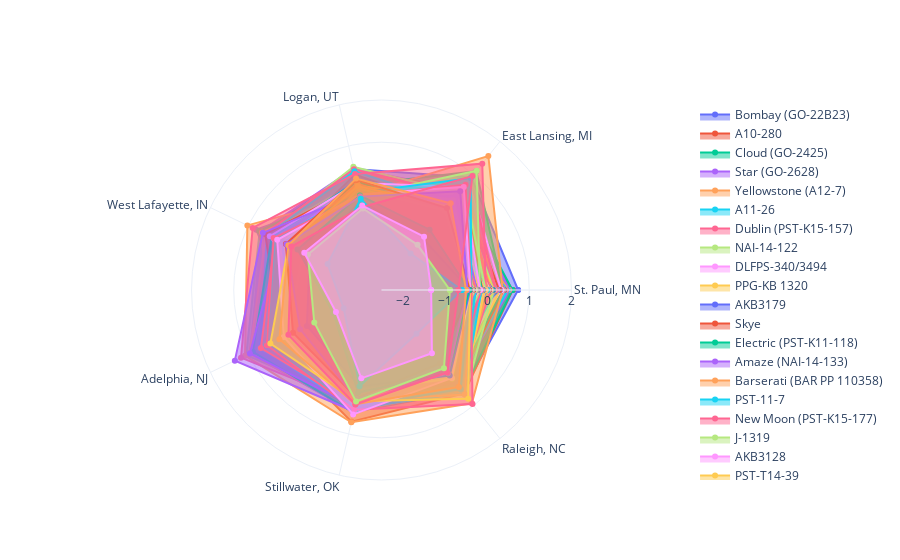

Here is the notebook cell this chart was saved with:
### Code cell
fig = go.Figure()
for entry_name, entry_eff in entry_effects.iterrows(): # 
    fig.add_trace(go.Scatterpolar(
          r=entry_eff.tolist() + entry_eff.tolist()[:1], # repeat the first value to close line
          theta=entry_effects.columns.tolist() + entry_effects.columns.tolist()[:1],
          fill='toself',
          name=entry_name,
          hovertemplate = "score:%{r:.2f}" + f'<br>Entry: {entry_name}<br><extra></extra>'
    ))
    
fig.update_layout(
#   title='Estimated Turf Performance of Cultivars in 2017 NTEP KBG',
  polar=dict(
    angularaxis=dict(
    showgrid=True),
    radialaxis=dict(
        showgrid=True,
        visible=True,
        dtick=1,
        range=[-2.5, 2]
    )),
  showlegend=True
)


fig.show()

### Figure 1 — Plotly figure (JSON) as saved in the notebook; plotly's stock layout.template omitted (floating-point values rounded to 4 significant figures)
{"data": [{"fill": "toself", "hovertemplate": "score:%{r:.2f}<br>Entry: Bombay (GO-22B23)<br><extra></extra>", "name": "Bombay (GO-22B23)", "r": [0.735, 0.9092, 0.4389, 0.6258, 0.9629, 0.4621, 0.5757, 0.735], "theta": ["St. Paul, MN", "East Lansing, MI", "Logan, UT", "West Lafayette, IN", "Adelphia, NJ", "Stillwater, OK", "Raleigh, NC", "St. Paul, MN"], "type": "scatterpolar"}, {"fill": "toself", "hovertemplate": "score:%{r:.2f}<br>Entry: A10-280<br><extra></extra>", "name": "A10-280", "r": [0.6073, 0.2707, -0.2449, 0.3218, 0.3524, 0.6978, 0.6308, 0.6073], "theta": ["St. Paul, MN", "East Lansing, MI", "Logan, UT", "West Lafayette, IN", "Adelphia, NJ", "Stillwater, OK", "Raleigh, NC", "St. Paul, MN"], "type": "scatterpolar"}, {"fill": "toself", "hovertemplate": "score:%{r:.2f}<br>Entry: Cloud (GO-2425)<br><extra></extra>", "name": "Cloud (GO-2425)", "r": [0.5996, 0.4927, 0.4464, 0.6225, 0.7558, 0.4288, 0.5893, 0.5996], "theta": ["St. Paul, MN", "East Lansing, MI", "Logan, UT", "West Lafayette, IN", "Adelphia, NJ", "Stillwater, OK", "Raleigh, NC", "St. Paul, MN"], "type": "scatterpolar"}, {"fill": "toself", "hovertemplate": "score:%{r:.2f}<br>Entry: Star (GO-2628)<br><extra></extra>", "name": "Star (GO-2628)", "r": [0.5247, 0.5288, 0.4507, 0.6875, 0.9137, 0.4819, 0.3433, 0.5247], "theta": ["St. Paul, MN", "East Lansing, MI", "Logan, UT", "West Lafayette, IN", "Adelphia, NJ", "Stillwater, OK", "Raleigh, NC", "St. Paul, MN"], "type": "scatterpolar"}, {"fill": "toself", "hovertemplate": "score:%{r:.2f}<br>Entry: Yellowstone (A12-7)<br><extra></extra>", "name": "Yellowstone (A12-7)", "r": [0.5107, 0.04145, 0.08695, -0.004896, -0.5798, -0.03521, -0.1481, 0.5107], "theta": ["St. Paul, MN", "East Lansing, MI", "Logan, UT", "West Lafayette, IN", "Adelphia, NJ", "Stillwater, OK", "Raleigh, NC", "St. Paul, MN"], "type": "scatterpolar"}, {"fill": "toself", "hovertemplate": "score:%{r:.2f}<br>Entry: A11-26<br><extra></extra>", "name": "A11-26", "r": [0.488, -0.1982, 0.08265, 0.7017, 1.056, 0.2215, 0.3325, 0.488], "theta": ["St. Paul, MN", "East Lansing, MI", "Logan, UT", "West Lafayette, IN", "Adelphia, NJ", "Stillwater, OK", "Raleigh, NC", "St. Paul, MN"], "type": "scatterpolar"}, {"fill": "toself", "hovertemplate": "score:%{r:.2f}<br>Entry: Dublin (PST-K15-157)<br><extra></extra>", "name": "Dublin (PST-K15-157)", "r": [0.4506, -0.07981, -0.03916, -0.3026, -0.7248, -0.09134, -0.4053, 0.4506], "theta": ["St. Paul, MN", "East Lansing, MI", "Logan, UT", "West Lafayette, IN", "Adelphia, NJ", "Stillwater, OK", "Raleigh, NC", "St. Paul, MN"], "type": "scatterpolar"}, {"fill": "toself", "hovertemplate": "score:%{r:.2f}<br>Entry: NAI-14-122<br><extra></extra>", "name": "NAI-14-122", "r": [0.4214, 0.1181, 0.2209, 0.1277, -0.8187, -0.3092, -0.4414, 0.4214], "theta": ["St. Paul, MN", "East Lansing, MI", "Logan, UT", "West Lafayette, IN", "Adelphia, NJ", "Stillwater, OK", "Raleigh, NC", "St. Paul, MN"], "type": "scatterpolar"}, {"fill": "toself", "hovertemplate": "score:%{r:.2f}<br>Entry: DLFPS-340/3494<br><extra></extra>", "name": "DLFPS-340/3494", "r": [0.4182, -0.8614, 0.1014, -1.139, -1.382, 0.06949, 0.189, 0.4182], "theta": ["St. Paul, MN", "East Lansing, MI", "Logan, UT", "West Lafayette, IN", "Adelphia, NJ", "Stillwater, OK", "Raleigh, NC", "St. Paul, MN"], "type": "scatterpolar"}, {"fill": "toself", "hovertemplate": "score:%{r:.2f}<br>Entry: PPG-KB 1320<br><extra></extra>", "name": "PPG-KB 1320", "r": [0.4127, -1.267, -0.1581, -0.9382, -2.138, -1.079, -1.112, 0.4127], "theta": ["St. Paul, MN", "East Lansing, MI", "Logan, UT", "West Lafayette, IN", "Adelphia, NJ", "Stillwater, OK", "Raleigh, NC", "St. Paul, MN"], "type": "scatterpolar"}, {"fill": "toself", "hovertemplate": "score:%{r:.2f}<br>Entry: AKB3179<br><extra></extra>", "name": "AKB3179", "r": [0.4111, 0.6252, -0.1439, 0.7922, -0.2777, -0.005124, -0.5413, 0.4111], "theta": ["St. Paul, MN", "East Lansing, MI", "Logan, UT", "West Lafayette, IN", "Adelphia, NJ", "Stillwater, OK", "Raleigh, NC", "St. Paul, MN"], "type": "scatterpolar"}, {"fill": "toself", "hovertemplate": "score:%{r:.2f}<br>Entry: Skye<br><extra></extra>", "name": "Skye", "r": [0.3957, 0.619, 0.3201, 0.5194, 0.5858, 0.3433, 0.3844, 0.3957], "theta": ["St. Paul, MN", "East Lansing, MI", "Logan, UT", "West Lafayette, IN", "Adelphia, NJ", "Stillwater, OK", "Raleigh, NC", "St. Paul, MN"], "type": "scatterpolar"}, {"fill": "toself", "hovertemplate": "score:%{r:.2f}<br>Entry: Electric (PST-K11-118)<br><extra></extra>", "name": "Electric (PST-K11-118)", "r": [0.376, 1.099, 0.05156, 0.7151, -0.001367, 0.2576, 0.3115, 0.376], "theta": ["St. Paul, MN", "East Lansing, MI", "Logan, UT", "West Lafayette, IN", "Adelphia, NJ", "Stillwater, OK", "Raleigh, NC", "St. Paul, MN"], "type": "scatterpolar"}, {"fill": "toself", "hovertemplate": "score:%{r:.2f}<br>Entry: Amaze (NAI-14-133)<br><extra></extra>", "name": "Amaze (NAI-14-133)", "r": [0.3748, -0.03181, 0.1436, -0.1186, -0.3624, -0.3471, -0.5004, 0.3748], "theta": ["St. Paul, MN", "East Lansing, MI", "Logan, UT", "West Lafayette, IN", "Adelphia, NJ", "Stillwater, OK", "Raleigh, NC", "St. Paul, MN"], "type": "scatterpolar"}, {"fill": "toself", "hovertemplate": "score:%{r:.2f}<br>Entry: Barserati (BAR PP 110358)<br><extra></extra>", "name": "Barserati (BAR PP 110358)", "r": [0.3703, 1.559, -0.1899, 1.026, 1.087, 0.7136, 0.9309, 0.3703], "theta": ["St. Paul, MN", "East Lansing, MI", "Logan, UT", "West Lafayette, IN", "Adelphia, NJ", "Stillwater, OK", "Raleigh, NC", "St. Paul, MN"], "type": "scatterpolar"}, {"fill": "toself", "hovertemplate": "score:%{r:.2f}<br>Entry: PST-11-7<br><extra></extra>", "name": "PST-11-7", "r": [0.3647, -1.393, -0.4843, 0.1057, -1.101, 0.1122, -0.4393, 0.3647], "theta": ["St. Paul, MN", "East Lansing, MI", "Logan, UT", "West Lafayette, IN", "Adelphia, NJ", "Stillwater, OK", "Raleigh, NC", "St. Paul, MN"], "type": "scatterpolar"}, {"fill": "toself", "hovertemplate": "score:%{r:.2f}<br>Entry: New Moon (PST-K15-177)<br><extra></extra>", "name": "New Moon (PST-K15-177)", "r": [0.3606, -0.4123, 0.4249, -0.5754, -0.9291, -0.09485, -0.5996, 0.3606], "theta": ["St. Paul, MN", "East Lansing, MI", "Logan, UT", "West Lafayette, IN", "Adelphia, NJ", "Stillwater, OK", "Raleigh, NC", "St. Paul, MN"], "type": "scatterpolar"}, {"fill": "toself", "hovertemplate": "score:%{r:.2f}<br>Entry: J-1319<br><extra></extra>", "name": "J-1319", "r": [0.3424, -0.871, -0.3377, -1.279, -0.4122, -0.3809, -0.1234, 0.3424], "theta": ["St. Paul, MN", "East Lansing, MI", "Logan, UT", "West Lafayette, IN", "Adelphia, NJ", "Stillwater, OK", "Raleigh, NC", "St. Paul, MN"], "type": "scatterpolar"}, {"fill": "toself", "hovertemplate": "score:%{r:.2f}<br>Entry: AKB3128<br><extra></extra>", "name": "AKB3128", "r": [0.3361, 0.8242, -0.06879, 0.4789, 0.3165, 0.01891, 0.04233, 0.3361], "theta": ["St. Paul, MN", "East Lansing, MI", "Logan, UT", "West Lafayette, IN", "Adelphia, NJ", "Stillwater, OK", "Raleigh, NC", "St. Paul, MN"], "type": "scatterpolar"}, {"fill": "toself", "hovertemplate": "score:%{r:.2f}<br>Entry: PST-T14-39<br><extra></extra>", "name": "PST-T14-39", "r": [0.3031, -1.154, 0.05304, -0.1755, -0.07884, 0.1186, 0.3022, 0.3031], "theta": ["St. Paul, MN", "East Lansing, MI", "Logan, UT", "West Lafayette, IN", "Adelphia, NJ", "Stillwater, OK", "Raleigh, NC", "St. Paul, MN"], "type": "scatterpolar"}, {"fill": "toself", "hovertemplate": "score:%{r:.2f}<br>Entry: Finish Line (NAI-14-178)<br><extra></extra>", "name": "Finish Line (NAI-14-178)", "r": [0.2989, -0.6351, -0.2451, -1.146, -0.2947, -0.218, -0.5559, 0.2989], "theta": ["St. Paul, MN", "East Lansing, MI", "Logan, UT", "West Lafayette, IN", "Adelphia, NJ", "Stillwater, OK", "Raleigh, NC", "St. Paul, MN"], "type": "scatterpolar"}, {"fill": "toself", "hovertemplate": "score:%{r:.2f}<br>Entry: NAI-14-132<br><extra></extra>", "name": "NAI-14-132", "r": [0.2838, 0.5744, 0.1012, 0.002091, -0.5156, -0.5657, -0.7396, 0.2838], "theta": ["St. Paul, MN", "East Lansing, MI", "Logan, UT", "West Lafayette, IN", "Adelphia, NJ", "Stillwater, OK", "Raleigh, NC", "St. Paul, MN"], "type": "scatterpolar"}, {"fill": "toself", "hovertemplate": "score:%{r:.2f}<br>Entry: Prosperity<br><extra></extra>", "name": "Prosperity", "r": [0.2443, -1.156, 0.3989, -0.3817, -0.9207, -0.5741, -0.3671, 0.2443], "theta": ["St. Paul, MN", "East Lansing, MI", "Logan, UT", "West Lafayette, IN", "Adelphia, NJ", "Stillwater, OK", "Raleigh, NC", "St. Paul, MN"], "type": "scatterpolar"}, {"fill": "toself", "hovertemplate": "score:%{r:.2f}<br>Entry: A11-38<br><extra></extra>", "name": "A11-38", "r": [0.2437, 0.3696, 0.005882, -0.1825, -1.119, -0.5373, -1.161, 0.2437], "theta": ["St. Paul, MN", "East Lansing, MI", "Logan, UT", "West Lafayette, IN", "Adelphia, NJ", "Stillwater, OK", "Raleigh, NC", "St. Paul, MN"], "type": "scatterpolar"}, {"fill": "toself", "hovertemplate": "score:%{r:.2f}<br>Entry: PST-K15-172<br><extra></extra>", "name": "PST-K15-172", "r": [0.2218, 0.668, -0.0768, 0.6426, 0.4809, 0.1754, -0.07543, 0.2218], "theta": ["St. Paul, MN", "East Lansing, MI", "Logan, UT", "West Lafayette, IN", "Adelphia, NJ", "Stillwater, OK", "Raleigh, NC", "St. Paul, MN"], "type": "scatterpolar"}, {"fill": "toself", "hovertemplate": "score:%{r:.2f}<br>Entry: J-2726<br><extra></extra>", "name": "J-2726", "r": [0.2148, -1.039, -0.1304, -0.7437, -0.3546, -0.08528, 0.08128, 0.2148], "theta": ["St. Paul, MN", "East Lansing, MI", "Logan, UT", "West Lafayette, IN", "Adelphia, NJ", "Stillwater, OK", "Raleigh, NC", "St. Paul, MN"], "type": "scatterpolar"}, {"fill": "toself", "hovertemplate": "score:%{r:.2f}<br>Entry: DLFPS-340/3500<br><extra></extra>", "name": "DLFPS-340/3500", "r": [0.2048, 0.8891, -0.02918, 0.5706, 0.6305, 0.2997, 0.007557, 0.2048], "theta": ["St. Paul, MN", "East Lansing, MI", "Logan, UT", "West Lafayette, IN", "Adelphia, NJ", "Stillwater, OK", "Raleigh, NC", "St. Paul, MN"], "type": "scatterpolar"}, {"fill": "toself", "hovertemplate": "score:%{r:.2f}<br>Entry: DLFPS-340/3550<br><extra></extra>", "name": "DLFPS-340/3550", "r": [0.1593, 0.4422, 0.4944, 0.5119, 0.6301, 0.1512, 0.6767, 0.1593], "theta": ["St. Paul, MN", "East Lansing, MI", "Logan, UT", "West Lafayette, IN", "Adelphia, NJ", "Stillwater, OK", "Raleigh, NC", "St. Paul, MN"], "type": "scatterpolar"}, {"fill": "toself", "hovertemplate": "score:%{r:.2f}<br>Entry: Comanche (NAI-14-176)<br><extra></extra>", "name": "Comanche (NAI-14-176)", "r": [0.1572, -0.3576, -0.1562, 0.08984, -0.901, -0.7175, -0.8768, 0.1572], "theta": ["St. Paul, MN", "East Lansing, MI", "Logan, UT", "West Lafayette, IN", "Adelphia, NJ", "Stillwater, OK", "Raleigh, NC", "St. Paul, MN"], "type": "scatterpolar"}, {"fill": "toself", "hovertemplate": "score:%{r:.2f}<br>Entry: PST-K13-141<br><extra></extra>", "name": "PST-K13-141", "r": [0.1552, 0.2045, 0.1283, 0.2768, 0.08053, 0.3009, -0.02419, 0.1552], "theta": ["St. Paul, MN", "East Lansing, MI", "Logan, UT", "West Lafayette, IN", "Adelphia, NJ", "Stillwater, OK", "Raleigh, NC", "St. Paul, MN"], "type": "scatterpolar"}, {"fill": "toself", "hovertemplate": "score:%{r:.2f}<br>Entry: Heartland (NAI-14-187)<br><extra></extra>", "name": "Heartland (NAI-14-187)", "r": [0.1467, -0.1445, -0.02425, -0.5007, -0.7215, -0.1819, -0.4597, 0.1467], "theta": ["St. Paul, MN", "East Lansing, MI", "Logan, UT", "West Lafayette, IN", "Adelphia, NJ", "Stillwater, OK", "Raleigh, NC", "St. Paul, MN"], "type": "scatterpolar"}, {"fill": "toself", "hovertemplate": "score:%{r:.2f}<br>Entry: Aviator II (NAI-15-84)<br><extra></extra>", "name": "Aviator II (NAI-15-84)", "r": [0.1265, -0.3416, 0.09874, -0.6125, -1.361, -0.4518, -0.8107, 0.1265], "theta": ["St. Paul, MN", "East Lansing, MI", "Logan, UT", "West Lafayette, IN", "Adelphia, NJ", "Stillwater, OK", "Raleigh, NC", "St. Paul, MN"], "type": "scatterpolar"}, {"fill": "toself", "hovertemplate": "score:%{r:.2f}<br>Entry: Orion (PST-K13-143)<br><extra></extra>", "name": "Orion (PST-K13-143)", "r": [0.1192, -0.4222, 0.07584, 0.3567, -0.7541, -0.1719, -0.5477, 0.1192], "theta": ["St. Paul, MN", "East Lansing, MI", "Logan, UT", "West Lafayette, IN", "Adelphia, NJ", "Stillwater, OK", "Raleigh, NC", "St. Paul, MN"], "type": "scatterpolar"}, {"fill": "toself", "hovertemplate": "score:%{r:.2f}<br>Entry: Syrah (LTP-11-41)<br><extra></extra>", "name": "Syrah (LTP-11-41)", "r": [0.1002, 0.1698, 0.03555, 0.2152, 0.7501, 0.0753, -0.4603, 0.1002], "theta": ["St. Paul, MN", "East Lansing, MI", "Logan, UT", "West Lafayette, IN", "Adelphia, NJ", "Stillwater, OK", "Raleigh, NC", "St. Paul, MN"], "type": "scatterpolar"}, {"fill": "toself", "hovertemplate": "score:%{r:.2f}<br>Entry: DLFPS-340/3556<br><extra></extra>", "name": "DLFPS-340/3556", "r": [0.08756, 0.5705, 0.15, 0.2067, 0.7062, 0.3135, 0.07554, 0.08756], "theta": ["St. Paul, MN", "East Lansing, MI", "Logan, UT", "West Lafayette, IN", "Adelphia, NJ", "Stillwater, OK", "Raleigh, NC", "St. Paul, MN"], "type": "scatterpolar"}, {"fill": "toself", "hovertemplate": "score:%{r:.2f}<br>Entry: A16-2<br><extra></extra>", "name": "A16-2", "r": [0.08667, 0.1575, -0.2525, 0.1202, -0.3332, -0.1326, -0.2154, 0.08667], "theta": ["St. Paul, MN", "East Lansing, MI", "Logan, UT", "West Lafayette, IN", "Adelphia, NJ", "Stillwater, OK", "Raleigh, NC", "St. Paul, MN"], "type": "scatterpolar"}, {"fill": "toself", "hovertemplate": "score:%{r:.2f}<br>Entry: DLFPS-340/3551<br><extra></extra>", "name": "DLFPS-340/3551", "r": [0.08148, 0.3871, 0.4327, 0.5741, 0.3459, 0.3121, 0.4426, 0.08148], "theta": ["St. Paul, MN", "East Lansing, MI", "Logan, UT", "West Lafayette, IN", "Adelphia, NJ", "Stillwater, OK", "Raleigh, NC", "St. Paul, MN"], "type": "scatterpolar"}, {"fill": "toself", "hovertemplate": "score:%{r:.2f}<br>Entry: Pivot<br><extra></extra>", "name": "Pivot", "r": [0.0746, -0.05473, -0.03649, -0.3877, -0.3023, -0.5722, -0.342, 0.0746], "theta": ["St. Paul, MN", "East Lansing, MI", "Logan, UT", "West Lafayette, IN", "Adelphia, NJ", "Stillwater, OK", "Raleigh, NC", "St. Paul, MN"], "type": "scatterpolar"}, {"fill": "toself", "hovertemplate": "score:%{r:.2f}<br>Entry: NAI-14-128<br><extra></extra>", "name": "NAI-14-128", "r": [0.06336, 0.07119, 0.05572, 0.05127, -0.5277, -0.1264, -0.6025, 0.06336], "theta": ["St. Paul, MN", "East Lansing, MI", "Logan, UT", "West Lafayette, IN", "Adelphia, NJ", "Stillwater, OK", "Raleigh, NC", "St. Paul, MN"], "type": "scatterpolar"}, {"fill": "toself", "hovertemplate": "score:%{r:.2f}<br>Entry: AKB3241<br><extra></extra>", "name": "AKB3241", "r": [0.0619, -0.2682, 0.1334, 0.5268, -0.1394, -0.01771, -0.6513, 0.0619], "theta": ["St. Paul, MN", "East Lansing, MI", "Logan, UT", "West Lafayette, IN", "Adelphia, NJ", "Stillwater, OK", "Raleigh, NC", "St. Paul, MN"], "type": "scatterpolar"}, {"fill": "toself", "hovertemplate": "score:%{r:.2f}<br>Entry: DLFPS-340/3548<br><extra></extra>", "name": "DLFPS-340/3548", "r": [0.04449, -0.5897, 0.1729, 0.03887, -0.6078, -0.2246, -0.6963, 0.04449], "theta": ["St. Paul, MN", "East Lansing, MI", "Logan, UT", "West Lafayette, IN", "Adelphia, NJ", "Stillwater, OK", "Raleigh, NC", "St. Paul, MN"], "type": "scatterpolar"}, {"fill": "toself", "hovertemplate": "score:%{r:.2f}<br>Entry: Paloma (PST-K13-139)<br><extra></extra>", "name": "Paloma (PST-K13-139)", "r": [0.03792, 0.004074, 0.3038, 0.05312, -1.563, -0.3164, -0.9856, 0.03792], "theta": ["St. Paul, MN", "East Lansing, MI", "Logan, UT", "West Lafayette, IN", "Adelphia, NJ", "Stillwater, OK", "Raleigh, NC", "St. Paul, MN"], "type": "scatterpolar"}, {"fill": "toself", "hovertemplate": "score:%{r:.2f}<br>Entry: MVS-130<br><extra></extra>", "name": "MVS-130", "r": [0.02562, -0.0198, -0.03279, 0.06727, -0.6668, -0.1633, -0.6187, 0.02562], "theta": ["St. Paul, MN", "East Lansing, MI", "Logan, UT", "West Lafayette, IN", "Adelphia, NJ", "Stillwater, OK", "Raleigh, NC", "St. Paul, MN"], "type": "scatterpolar"}, {"fill": "toself", "hovertemplate": "score:%{r:.2f}<br>Entry: DLFPS-340/3446<br><extra></extra>", "name": "DLFPS-340/3446", "r": [0.02453, 0.3275, 0.1312, 0.2559, -0.3852, -0.1714, -0.2834, 0.02453], "theta": ["St. Paul, MN", "East Lansing, MI", "Logan, UT", "West Lafayette, IN", "Adelphia, NJ", "Stillwater, OK", "Raleigh, NC", "St. Paul, MN"], "type": "scatterpolar"}, {"fill": "toself", "hovertemplate": "score:%{r:.2f}<br>Entry: BAR PP 79366<br><extra></extra>", "name": "BAR PP 79366", "r": [0.01804, 0.6883, -0.01995, 0.5425, 0.965, 0.4274, 0.5028, 0.01804], "theta": ["St. Paul, MN", "East Lansing, MI", "Logan, UT", "West Lafayette, IN", "Adelphia, NJ", "Stillwater, OK", "Raleigh, NC", "St. Paul, MN"], "type": "scatterpolar"}, {"fill": "toself", "hovertemplate": "score:%{r:.2f}<br>Entry: DLFPS-340/3552<br><extra></extra>", "name": "DLFPS-340/3552", "r": [0.002566, 0.1552, 0.3842, 0.5088, 0.6979, 0.2086, -0.07982, 0.002566], "theta": ["St. Paul, MN", "East Lansing, MI", "Logan, UT", "West Lafayette, IN", "Adelphia, NJ", "Stillwater, OK", "Raleigh, NC", "St. Paul, MN"], "type": "scatterpolar"}, {"fill": "toself", "hovertemplate": "score:%{r:.2f}<br>Entry: PPG-KB 1304<br><extra></extra>", "name": "PPG-KB 1304", "r": [-0.03077, 1.328, 0.32, 0.8857, 1.194, 0.2601, 0.3272, -0.03077], "theta": ["St. Paul, MN", "East Lansing, MI", "Logan, UT", "West Lafayette, IN", "Adelphia, NJ", "Stillwater, OK", "Raleigh, NC", "St. Paul, MN"], "type": "scatterpolar"}, {"fill": "toself", "hovertemplate": "score:%{r:.2f}<br>Entry: Jersey (NAI-A16-3)<br><extra></extra>", "name": "Jersey (NAI-A16-3)", "r": [-0.03505, 0.6491, -0.08592, 0.1333, -0.2169, 0.05901, -0.1363, -0.03505], "theta": ["St. Paul, MN", "East Lansing, MI", "Logan, UT", "West Lafayette, IN", "Adelphia, NJ", "Stillwater, OK", "Raleigh, NC", "St. Paul, MN"], "type": "scatterpolar"}, {"fill": "toself", "hovertemplate": "score:%{r:.2f}<br>Entry: A15-6<br><extra></extra>", "name": "A15-6", "r": [-0.04654, -0.01093, -0.07095, 0.04562, -0.01637, 0.224, 0.4148, -0.04654], "theta": ["St. Paul, MN", "East Lansing, MI", "Logan, UT", "West Lafayette, IN", "Adelphia, NJ", "Stillwater, OK", "Raleigh, NC", "St. Paul, MN"], "type": "scatterpolar"}, {"fill": "toself", "hovertemplate": "score:%{r:.2f}<br>Entry: NuRush (J-3510)<br><extra></extra>", "name": "NuRush (J-3510)", "r": [-0.05586, 0.01191, 0.05509, -0.1908, 0.6992, 0.1832, 0.6051, -0.05586], "theta": ["St. Paul, MN", "East Lansing, MI", "Logan, UT", "West Lafayette, IN", "Adelphia, NJ", "Stillwater, OK", "Raleigh, NC", "St. Paul, MN"], "type": "scatterpolar"}, {"fill": "toself", "hovertemplate": "score:%{r:.2f}<br>Entry: A06-8<br><extra></extra>", "name": "A06-8", "r": [-0.1025, 0.05933, 0.1686, 0.2574, -0.1763, -0.3026, -0.02815, -0.1025], "theta": ["St. Paul, MN", "East Lansing, MI", "Logan, UT", "West Lafayette, IN", "Adelphia, NJ", "Stillwater, OK", "Raleigh, NC", "St. Paul, MN"], "type": "scatterpolar"}, {"fill": "toself", "hovertemplate": "score:%{r:.2f}<br>Entry: DLFPS-340/3438<br><extra></extra>", "name": "DLFPS-340/3438", "r": [-0.1135, 0.623, 0.03459, 0.5556, 0.1465, -0.04989, -0.1505, -0.1135], "theta": ["St. Paul, MN", "East Lansing, MI", "Logan, UT", "West Lafayette, IN", "Adelphia, NJ", "Stillwater, OK", "Raleigh, NC", "St. Paul, MN"], "type": "scatterpolar"}, {"fill": "toself", "hovertemplate": "score:%{r:.2f}<br>Entry: A13-1<br><extra></extra>", "name": "A13-1", "r": [-0.1156, 0.4727, 0.1307, 0.386, 0.8813, 0.4714, 0.2845, -0.1156], "theta": ["St. Paul, MN", "East Lansing, MI", "Logan, UT", "West Lafayette, IN", "Adelphia, NJ", "Stillwater, OK", "Raleigh, NC", "St. Paul, MN"], "type": "scatterpolar"}, {"fill": "toself", "hovertemplate": "score:%{r:.2f}<br>Entry: A99-2897<br><extra></extra>", "name": "A99-2897", "r": [-0.1228, 0.1396, 0.1149, 0.1575, 0.9604, 0.338, 0.3745, -0.1228], "theta": ["St. Paul, MN", "East Lansing, MI", "Logan, UT", "West Lafayette, IN", "Adelphia, NJ", "Stillwater, OK", "Raleigh, NC", "St. Paul, MN"], "type": "scatterpolar"}, {"fill": "toself", "hovertemplate": "score:%{r:.2f}<br>Entry: After Midnight<br><extra></extra>", "name": "After Midnight", "r": [-0.1291, -1.293, -0.1639, -0.9954, 0.1252, 0.4258, 0.5542, -0.1291], "theta": ["St. Paul, MN", "East Lansing, MI", "Logan, UT", "West Lafayette, IN", "Adelphia, NJ", "Stillwater, OK", "Raleigh, NC", "St. Paul, MN"], "type": "scatterpolar"}, {"fill": "toself", "hovertemplate": "score:%{r:.2f}<br>Entry: J-1138<br><extra></extra>", "name": "J-1138", "r": [-0.1325, 0.0786, -0.1719, 0.2043, 0.6503, 0.3745, 0.6251, -0.1325], "theta": ["St. Paul, MN", "East Lansing, MI", "Logan, UT", "West Lafayette, IN", "Adelphia, NJ", "Stillwater, OK", "Raleigh, NC", "St. Paul, MN"], "type": "scatterpolar"}, {"fill": "toself", "hovertemplate": "score:%{r:.2f}<br>Entry: Midnight<br><extra></extra>", "name": "Midnight", "r": [-0.1435, -0.06241, -0.144, -0.1546, 0.3735, 0.1198, 0.2786, -0.1435], "theta": ["St. Paul, MN", "East Lansing, MI", "Logan, UT", "West Lafayette, IN", "Adelphia, NJ", "Stillwater, OK", "Raleigh, NC", "St. Paul, MN"], "type": "scatterpolar"}, {"fill": "toself", "hovertemplate": "score:%{r:.2f}<br>Entry: A11-40<br><extra></extra>", "name": "A11-40", "r": [-0.1672, 1.116, -0.211, -0.1077, 0.01318, 0.129, -0.09715, -0.1672], "theta": ["St. Paul, MN", "East Lansing, MI", "Logan, UT", "West Lafayette, IN", "Adelphia, NJ", "Stillwater, OK", "Raleigh, NC", "St. Paul, MN"], "type": "scatterpolar"}, {"fill": "toself", "hovertemplate": "score:%{r:.2f}<br>Entry: RAD-1776<br><extra></extra>", "name": "RAD-1776", "r": [-0.1686, 0.6175, 0.09696, 0.4359, -0.9867, 0.09911, -0.5533, -0.1686], "theta": ["St. Paul, MN", "East Lansing, MI", "Logan, UT", "West Lafayette, IN", "Adelphia, NJ", "Stillwater, OK", "Raleigh, NC", "St. Paul, MN"], "type": "scatterpolar"}, {"fill": "toself", "hovertemplate": "score:%{r:.2f}<br>Entry: Babe<br><extra></extra>", "name": "Babe", "r": [-0.2102, 0.2489, -0.1396, -0.07854, -0.4301, -0.03631, -0.3079, -0.2102], "theta": ["St. Paul, MN", "East Lansing, MI", "Logan, UT", "West Lafayette, IN", "Adelphia, NJ", "Stillwater, OK", "Raleigh, NC", "St. Paul, MN"], "type": "scatterpolar"}, {"fill": "toself", "hovertemplate": "score:%{r:.2f}<br>Entry: DLFPS-340/3549<br><extra></extra>", "name": "DLFPS-340/3549", "r": [-0.2255, 0.06279, -0.3087, 0.2591, -0.7524, -0.1947, -0.2683, -0.2255], "theta": ["St. Paul, MN", "East Lansing, MI", "Logan, UT", "West Lafayette, IN", "Adelphia, NJ", "Stillwater, OK", "Raleigh, NC", "St. Paul, MN"], "type": "scatterpolar"}, {"fill": "toself", "hovertemplate": "score:%{r:.2f}<br>Entry: KH3492<br><extra></extra>", "name": "KH3492", "r": [-0.2379, 0.08322, -0.1485, 0.289, -0.234, 0.1371, -0.02985, -0.2379], "theta": ["St. Paul, MN", "East Lansing, MI", "Logan, UT", "West Lafayette, IN", "Adelphia, NJ", "Stillwater, OK", "Raleigh, NC", "St. Paul, MN"], "type": "scatterpolar"}, {"fill": "toself", "hovertemplate": "score:%{r:.2f}<br>Entry: Selway<br><extra></extra>", "name": "Selway", "r": [-0.2451, -0.1282, 0.1454, -0.1182, -0.2862, 0.07213, -0.09333, -0.2451], "theta": ["St. Paul, MN", "East Lansing, MI", "Logan, UT", "West Lafayette, IN", "Adelphia, NJ", "Stillwater, OK", "Raleigh, NC", "St. Paul, MN"], "type": "scatterpolar"}, {"fill": "toself", "hovertemplate": "score:%{r:.2f}<br>Entry: A16-17<br><extra></extra>", "name": "A16-17", "r": [-0.2471, 0.3365, -0.137, 0.6198, 1.356, 0.4466, -0.01863, -0.2471], "theta": ["St. Paul, MN", "East Lansing, MI", "Logan, UT", "West Lafayette, IN", "Adelphia, NJ", "Stillwater, OK", "Raleigh, NC", "St. Paul, MN"], "type": "scatterpolar"}, {"fill": "toself", "hovertemplate": "score:%{r:.2f}<br>Entry: NAI-15-80<br><extra></extra>", "name": "NAI-15-80", "r": [-0.2529, 0.02097, -0.2903, -0.7424, -0.544, -0.02113, -0.5787, -0.2529], "theta": ["St. Paul, MN", "East Lansing, MI", "Logan, UT", "West Lafayette, IN", "Adelphia, NJ", "Stillwater, OK", "Raleigh, NC", "St. Paul, MN"], "type": "scatterpolar"}, {"fill": "toself", "hovertemplate": "score:%{r:.2f}<br>Entry: BAR PP 79494<br><extra></extra>", "name": "BAR PP 79494", "r": [-0.2632, -0.5133, -0.143, -0.04311, 0.002218, 0.4177, 0.531, -0.2632], "theta": ["St. Paul, MN", "East Lansing, MI", "Logan, UT", "West Lafayette, IN", "Adelphia, NJ", "Stillwater, OK", "Raleigh, NC", "St. Paul, MN"], "type": "scatterpolar"}, {"fill": "toself", "hovertemplate": "score:%{r:.2f}<br>Entry: DLFPS-340/3553<br><extra></extra>", "name": "DLFPS-340/3553", "r": [-0.2689, 0.0603, -0.1727, 0.3045, 0.6693, 0.3016, -0.3186, -0.2689], "theta": ["St. Paul, MN", "East Lansing, MI", "Logan, UT", "West Lafayette, IN", "Adelphia, NJ", "Stillwater, OK", "Raleigh, NC", "St. Paul, MN"], "type": "scatterpolar"}, {"fill": "toself", "hovertemplate": "score:%{r:.2f}<br>Entry: A16-1<br><extra></extra>", "name": "A16-1", "r": [-0.2843, -0.4757, -0.1836, -0.2318, -1.381, -0.5647, -0.3391, -0.2843], "theta": ["St. Paul, MN", "East Lansing, MI", "Logan, UT", "West Lafayette, IN", "Adelphia, NJ", "Stillwater, OK", "Raleigh, NC", "St. Paul, MN"], "type": "scatterpolar"}, {"fill": "toself", "hovertemplate": "score:%{r:.2f}<br>Entry: RAD 553<br><extra></extra>", "name": "RAD 553", "r": [-0.3108, -0.5795, -0.03927, -0.2495, -0.689, 0.09063, -0.1988, -0.3108], "theta": ["St. Paul, MN", "East Lansing, MI", "Logan, UT", "West Lafayette, IN", "Adelphia, NJ", "Stillwater, OK", "Raleigh, NC", "St. Paul, MN"], "type": "scatterpolar"}, {"fill": "toself", "hovertemplate": "score:%{r:.2f}<br>Entry: DLFPS-340/3455<br><extra></extra>", "name": "DLFPS-340/3455", "r": [-0.3228, 0.2198, 0.04473, 0.09902, -0.4799, -0.03485, -0.04976, -0.3228], "theta": ["St. Paul, MN", "East Lansing, MI", "Logan, UT", "West Lafayette, IN", "Adelphia, NJ", "Stillwater, OK", "Raleigh, NC", "St. Paul, MN"], "type": "scatterpolar"}, {"fill": "toself", "hovertemplate": "score:%{r:.2f}<br>Entry: NK-1<br><extra></extra>", "name": "NK-1", "r": [-0.3318, -0.3281, -0.4245, 0.1078, -0.1069, 0.1393, -0.4581, -0.3318], "theta": ["St. Paul, MN", "East Lansing, MI", "Logan, UT", "West Lafayette, IN", "Adelphia, NJ", "Stillwater, OK", "Raleigh, NC", "St. Paul, MN"], "type": "scatterpolar"}, {"fill": "toself", "hovertemplate": "score:%{r:.2f}<br>Entry: Shamrock<br><extra></extra>", "name": "Shamrock", "r": [-0.3335, -0.538, -0.191, -0.5155, -1.196, -0.1625, -0.1996, -0.3335], "theta": ["St. Paul, MN", "East Lansing, MI", "Logan, UT", "West Lafayette, IN", "Adelphia, NJ", "Stillwater, OK", "Raleigh, NC", "St. Paul, MN"], "type": "scatterpolar"}, {"fill": "toself", "hovertemplate": "score:%{r:.2f}<br>Entry: A16-7<br><extra></extra>", "name": "A16-7", "r": [-0.3439, -0.1571, -0.3261, -0.333, -0.4378, 0.06788, -0.1797, -0.3439], "theta": ["St. Paul, MN", "East Lansing, MI", "Logan, UT", "West Lafayette, IN", "Adelphia, NJ", "Stillwater, OK", "Raleigh, NC", "St. Paul, MN"], "type": "scatterpolar"}, {"fill": "toself", "hovertemplate": "score:%{r:.2f}<br>Entry: Blue Devil<br><extra></extra>", "name": "Blue Devil", "r": [-0.3471, 0.106, -0.06953, -0.1239, -0.02108, 0.08688, 0.3239, -0.3471], "theta": ["St. Paul, MN", "East Lansing, MI", "Logan, UT", "West Lafayette, IN", "Adelphia, NJ", "Stillwater, OK", "Raleigh, NC", "St. Paul, MN"], "type": "scatterpolar"}, {"fill": "toself", "hovertemplate": "score:%{r:.2f}<br>Entry: United (NAI-13-14)<br><extra></extra>", "name": "United (NAI-13-14)", "r": [-0.3505, -0.2723, 0.09094, -0.02047, 0.1336, 0.1862, 0.6675, -0.3505], "theta": ["St. Paul, MN", "East Lansing, MI", "Logan, UT", "West Lafayette, IN", "Adelphia, NJ", "Stillwater, OK", "Raleigh, NC", "St. Paul, MN"], "type": "scatterpolar"}, {"fill": "toself", "hovertemplate": "score:%{r:.2f}<br>Entry: BAR PP 7236V<br><extra></extra>", "name": "BAR PP 7236V", "r": [-0.374, 0.8894, -0.1317, 0.296, 0.5203, 0.3376, 0.5027, -0.374], "theta": ["St. Paul, MN", "East Lansing, MI", "Logan, UT", "West Lafayette, IN", "Adelphia, NJ", "Stillwater, OK", "Raleigh, NC", "St. Paul, MN"], "type": "scatterpolar"}, {"fill": "toself", "hovertemplate": "score:%{r:.2f}<br>Entry: Barvette HGT®<br><extra></extra>", "name": "Barvette HGT®", "r": [-0.3797, 0.6919, -0.2087, 0.3351, 0.5171, 0.4091, 0.957, -0.3797], "theta": ["St. Paul, MN", "East Lansing, MI", "Logan, UT", "West Lafayette, IN", "Adelphia, NJ", "Stillwater, OK", "Raleigh, NC", "St. Paul, MN"], "type": "scatterpolar"}, {"fill": "toself", "hovertemplate": "score:%{r:.2f}<br>Entry: Twilight (NAI-13-132)<br><extra></extra>", "name": "Twilight (NAI-13-132)", "r": [-0.3863, -0.08769, -0.02886, -0.4314, -0.01689, -0.05904, 0.1847, -0.3863], "theta": ["St. Paul, MN", "East Lansing, MI", "Logan, UT", "West Lafayette, IN", "Adelphia, NJ", "Stillwater, OK", "Raleigh, NC", "St. Paul, MN"], "type": "scatterpolar"}, {"fill": "toself", "hovertemplate": "score:%{r:.2f}<br>Entry: BAR PP 7K426<br><extra></extra>", "name": "BAR PP 7K426", "r": [-0.3942, 0.6233, -0.1773, 0.241, 0.06724, 0.5222, 0.1687, -0.3942], "theta": ["St. Paul, MN", "East Lansing, MI", "Logan, UT", "West Lafayette, IN", "Adelphia, NJ", "Stillwater, OK", "Raleigh, NC", "St. Paul, MN"], "type": "scatterpolar"}, {"fill": "toself", "hovertemplate": "score:%{r:.2f}<br>Entry: Blue Gem (NAI-13-9)<br><extra></extra>", "name": "Blue Gem (NAI-13-9)", "r": [-0.4005, 0.02965, 0.0251, -0.0579, 0.4217, 0.1999, 0.7937, -0.4005], "theta": ["St. Paul, MN", "East Lansing, MI", "Logan, UT", "West Lafayette, IN", "Adelphia, NJ", "Stillwater, OK", "Raleigh, NC", "St. Paul, MN"], "type": "scatterpolar"}, {"fill": "toself", "hovertemplate": "score:%{r:.2f}<br>Entry: PST-K15-167<br><extra></extra>", "name": "PST-K15-167", "r": [-0.4015, -0.9362, -0.324, -0.6151, -0.5386, -0.1599, 0.08992, -0.4015], "theta": ["St. Paul, MN", "East Lansing, MI", "Logan, UT", "West Lafayette, IN", "Adelphia, NJ", "Stillwater, OK", "Raleigh, NC", "St. Paul, MN"], "type": "scatterpolar"}, {"fill": "toself", "hovertemplate": "score:%{r:.2f}<br>Entry: A12-34<br><extra></extra>", "name": "A12-34", "r": [-0.4123, -0.01363, 0.1749, 0.01201, -0.1732, 0.1258, -0.2758, -0.4123], "theta": ["St. Paul, MN", "East Lansing, MI", "Logan, UT", "West Lafayette, IN", "Adelphia, NJ", "Stillwater, OK", "Raleigh, NC", "St. Paul, MN"], "type": "scatterpolar"}, {"fill": "toself", "hovertemplate": "score:%{r:.2f}<br>Entry: DLFPS-340/3444<br><extra></extra>", "name": "DLFPS-340/3444", "r": [-0.4242, -0.673, -0.2001, -0.2933, -1.234, -0.008216, 0.03514, -0.4242], "theta": ["St. Paul, MN", "East Lansing, MI", "Logan, UT", "West Lafayette, IN", "Adelphia, NJ", "Stillwater, OK", "Raleigh, NC", "St. Paul, MN"], "type": "scatterpolar"}, {"fill": "toself", "hovertemplate": "score:%{r:.2f}<br>Entry: BAR PP 7309V<br><extra></extra>", "name": "BAR PP 7309V", "r": [-0.466, 0.4905, -0.2315, -0.0008783, -0.3613, 0.1441, 0.03013, -0.466], "theta": ["St. Paul, MN", "East Lansing, MI", "Logan, UT", "West Lafayette, IN", "Adelphia, NJ", "Stillwater, OK", "Raleigh, NC", "St. Paul, MN"], "type": "scatterpolar"}, {"fill": "toself", "hovertemplate": "score:%{r:.2f}<br>Entry: PPG-KB 1131<br><extra></extra>", "name": "PPG-KB 1131", "r": [-0.4967, 0.1269, 0.2059, -0.05331, 0.1848, 0.2736, 0.4369, -0.4967], "theta": ["St. Paul, MN", "East Lansing, MI", "Logan, UT", "West Lafayette, IN", "Adelphia, NJ", "Stillwater, OK", "Raleigh, NC", "St. Paul, MN"], "type": "scatterpolar"}, {"fill": "toself", "hovertemplate": "score:%{r:.2f}<br>Entry: Blue Knight<br><extra></extra>", "name": "Blue Knight", "r": [-0.5982, -1.396, -0.2846, -1.084, -1.505, -0.1645, -1.172, -0.5982], "theta": ["St. Paul, MN", "East Lansing, MI", "Logan, UT", "West Lafayette, IN", "Adelphia, NJ", "Stillwater, OK", "Raleigh, NC", "St. Paul, MN"], "type": "scatterpolar"}, {"fill": "toself", "hovertemplate": "score:%{r:.2f}<br>Entry: BAR PP 71213<br><extra></extra>", "name": "BAR PP 71213", "r": [-0.6772, 0.9523, -0.4842, -0.1286, -0.05192, 0.2826, -0.002125, -0.6772], "theta": ["St. Paul, MN", "East Lansing, MI", "Logan, UT", "West Lafayette, IN", "Adelphia, NJ", "Stillwater, OK", "Raleigh, NC", "St. Paul, MN"], "type": "scatterpolar"}, {"fill": "toself", "hovertemplate": "score:%{r:.2f}<br>Entry: DLFPS-340/3364<br><extra></extra>", "name": "DLFPS-340/3364", "r": [-0.8794, -1.131, -0.5201, -0.5649, -0.7327, 0.2088, -0.1276, -0.8794], "theta": ["St. Paul, MN", "East Lansing, MI", "Logan, UT", "West Lafayette, IN", "Adelphia, NJ", "Stillwater, OK", "Raleigh, NC", "St. Paul, MN"], "type": "scatterpolar"}, {"fill": "toself", "hovertemplate": "score:%{r:.2f}<br>Entry: Kenblue<br><extra></extra>", "name": "Kenblue", "r": [-1.324, -0.8841, -0.4489, -0.4698, -1.303, -0.3537, -0.5846, -1.324], "theta": ["St. Paul, MN", "East Lansing, MI", "Logan, UT", "West Lafayette, IN", "Adelphia, NJ", "Stillwater, OK", "Raleigh, NC", "St. Paul, MN"], "type": "scatterpolar"}], "layout": {"polar": {"angularaxis": {"showgrid": true}, "radialaxis": {"dtick": 1, "range": [-2.5, 2], "showgrid": true, "visible": true}}, "showlegend": true}}
